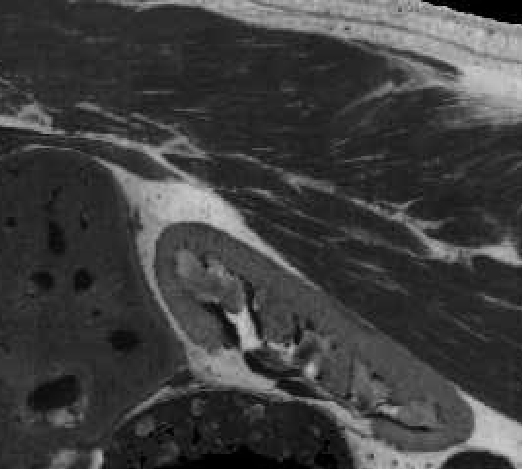
%> input picture OBNLMpackage/kidney_cut.bmp, 522 x 469 px
$ octave SpeckleRemoval.m   (GNU Octave 9; MATLAB toolbox functions it lacks are replaced by stand-ins)
%> lines starting %> are read from the running program, lines starting %| are printed output that depends on the picture
% /* Pierrick Coupe - pierrick.coupe@gmail.com                               */
% /* Brain Imaging Center, Montreal Neurological Institute.                  */
% /* Mc Gill University                                                      */
% /*                                                                         */
% /* Copyright (C) 2008 Pierrick Coupe                                       */
%
%
%
% /*                 Details on Bayesian NLM filter                         */
% /***************************************************************************
%  *  The bayesian NLM filter is described in:                               *
%  *                                                                         *
%  * P. Coupe, P. Hellier, C. Kervrann, C. Barillot.                         *
%  * NonLocal Means-based Speckle Filtering for Ultrasound Images.           *
%  * IEEE Transactions on Image Processing, 18(10):2221-9, 2009.             *
%  ***************************************************************************/
%
%
% /*                 Details on blockwise NLM filter                        */
% /***************************************************************************
%  *  The blockwise NLM filter is described in:                              *
%  *                                                                         *
%  *  P. Coupe, P. Yger, S. Prima, P. Hellier, C. Kervrann, C. Barillot.     *
%  *  An Optimized Blockwise Non Local Means Denoising Filter for 3D Magnetic*
%  *  Resonance Images. IEEE Transactions on Medical Imaging, 27(4):425-441, *
%  *  Avril 2008                                                             *
%  ***************************************************************************/
%
%
%
% /*                 This method is patented as follows                     */
% /***************************************************************************
% * P. Coupe, P. Hellier, C. Kervrann, C. Barillot. Dispositif de traitement *
% * d'images ameliore. INRIA, Patent: 08/02206, 2008.                        *
% * Publication No. : WO/2009/133307.                                        *
% * International Application No. : PCT/FR2009/000445                        *
% *                                                                          *
%  ***************************************************************************/

warning off;
clear all;
close all;
clc;

%params
M = 7;      % search area size (2*M + 1)^2
alpha = 3;  % patch size (2*alpha + 1)^2
h = 0.7;    % smoothing parameter [0-infinite].
% If you can see structures in the "Residual image" decrease this parameter
% If you can see speckle in the "denoised image" increase this parameter

offset = 100; % to avoid Nan in Pearson divergence computation
% [22 lines of commented-out code are left out]

        img = imread("kidney_cut.bmp");
%> img is the input picture: size 469x522 uint8; min 0, max 205, mean 63.1
%         info = imfinfo([pathin namein]);
        sigma = sqrt(0.06);
        img = double(img);
%> img: size 469x522 double
        img = exp(log(img) + normrnd(0,sigma,size(img,1),size(img,2)));
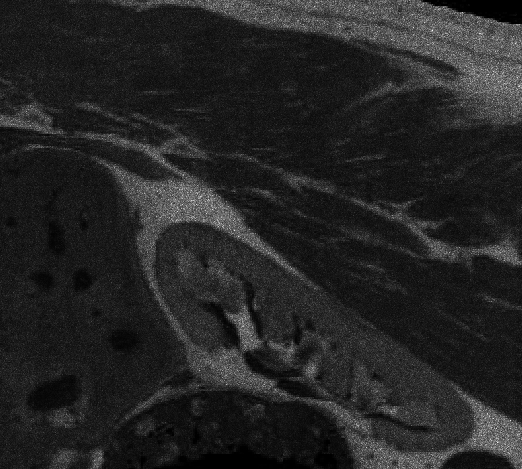
%> img: size 469x522 double; min 0, max 447.2, mean 65; drawn with min black and max white
        [dimxy dimt] = size(size(img));
%> dimxy = 1; dimt = 2
        if ( dimt > 2)
            img = rgb2gray(img);
        end

        % Intensity normalization
        imgd = double(img);
        mini = (min(imgd(:)));
%> mini = 0
        imgd = (imgd - mini);
        maxi = max(imgd(:));
%> maxi = 447.2
        imgd = (imgd / maxi) * 255;
        imgd = imgd + offset; % add offset to enable the pearson divergence computation (i.e. avoid division by zero).
        s = size(imgd);
%> s = [469 522]

        % Padding
        imgd = padarray(imgd,[alpha alpha],'symmetric');
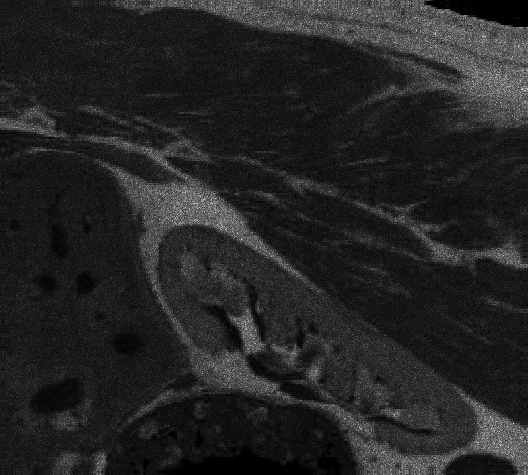
%> imgd: size 475x528 double; min 100, max 355, mean 137.1; drawn with min black and max white
%> (the run ends here)
